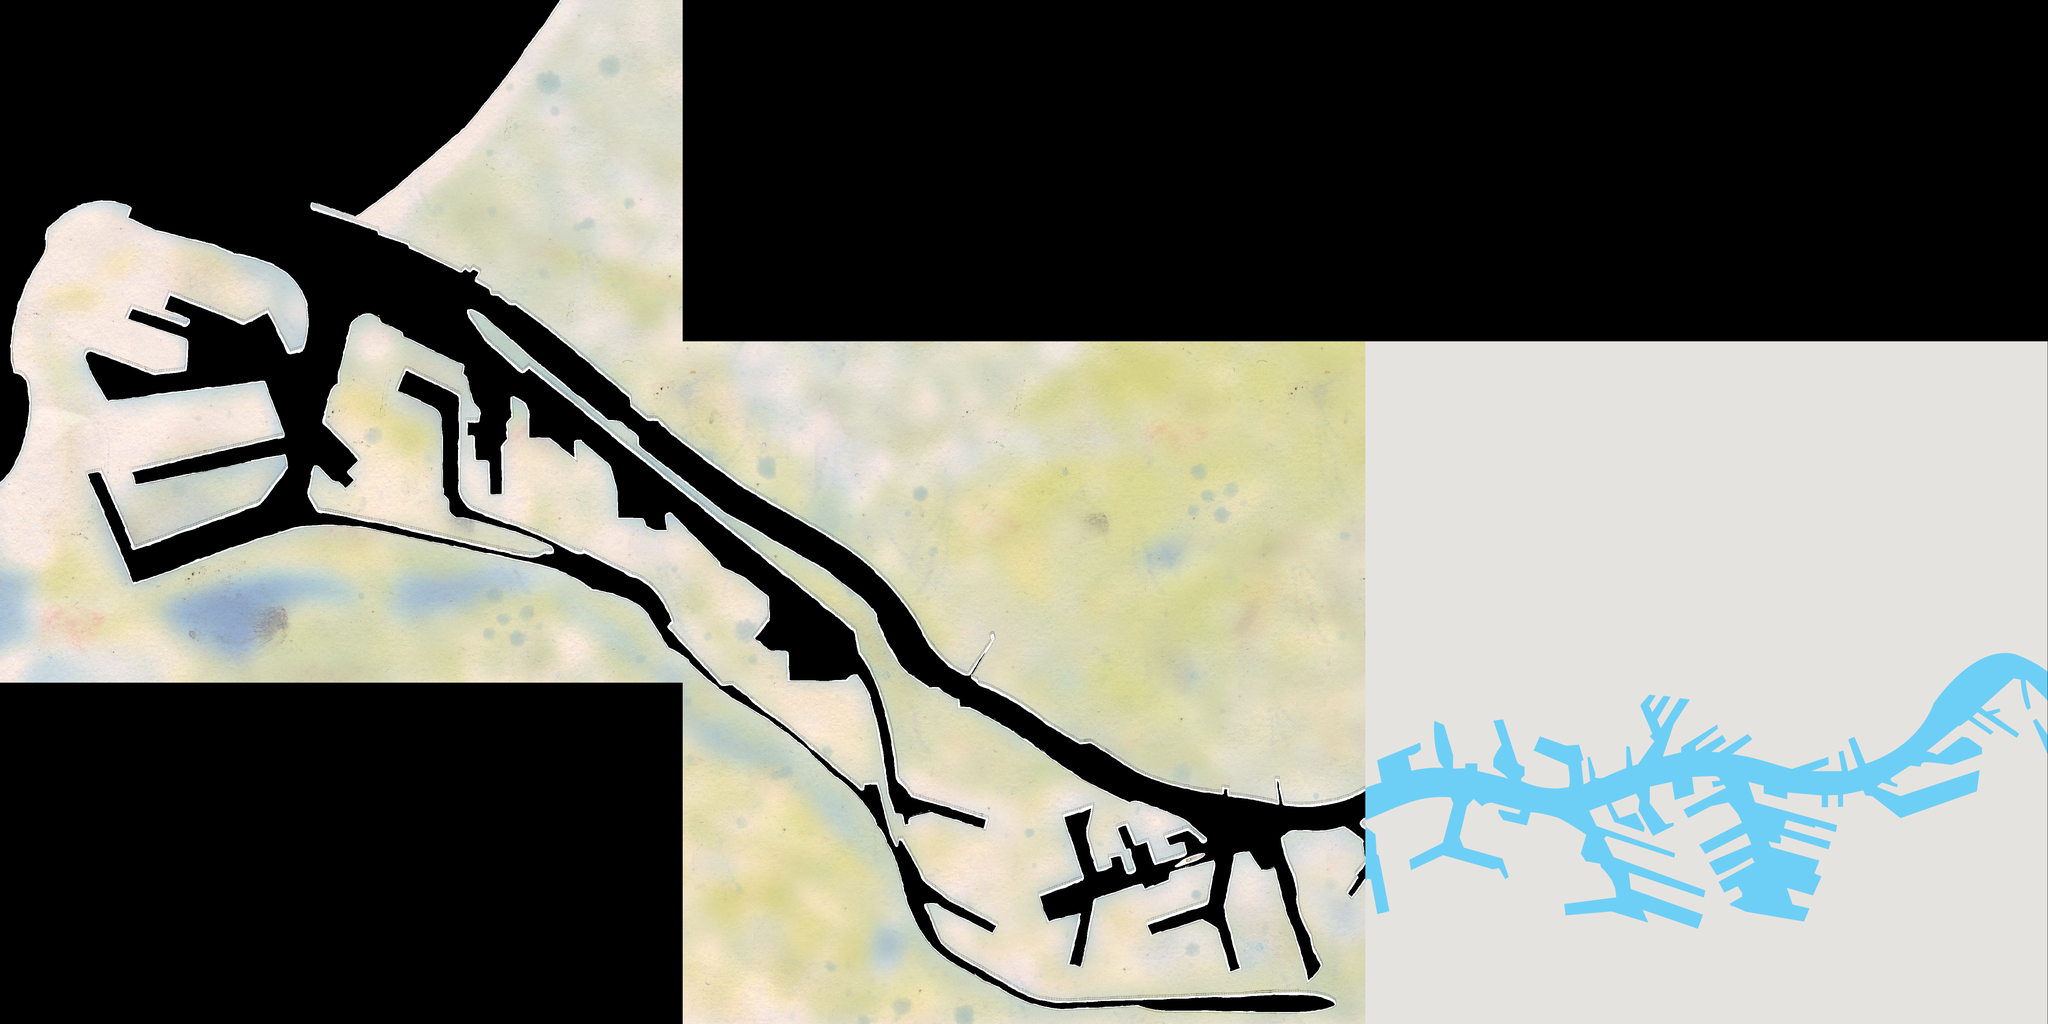

Tiled map render using the project's own tile images. Description and the map definition, with tile-layer contents summarised, below:
An orthogonal 6x3 tile map with 1024x1024 px tiles, 1 tile layer (sketchTiles), 1 hidden layer not drawn, 6 tilesets and 9 objects (mapStart, endpoint).

<map version="1.0" orientation="orthogonal" width="6" height="3" tilewidth="1024" tileheight="1024">
 <tileset firstgid="1" name="haven" tilewidth="1024" tileheight="1024">
  <image source="tile1.png" width="2048" height="2048" />
 </tileset>
 <tileset firstgid="5" name="haven2" tilewidth="1024" tileheight="1024">
  <image source="tile2.png" width="2048" height="2048" />
 </tileset>
 <tileset firstgid="9" name="haven3" tilewidth="1024" tileheight="1024">
  <image source="tile3.png" width="2048" height="2048" />
 </tileset>
 <tileset firstgid="13" name="sketch1" tilewidth="1024" tileheight="1024">
  <image source="tile1b.png" width="2048" height="2048" />
 </tileset>
 <tileset firstgid="17" name="sketch2" tilewidth="1024" tileheight="1024">
  <image source="tile2b.png" width="2048" height="2048" />
 </tileset>
 <tileset firstgid="21" name="sketch3" tilewidth="1024" tileheight="1024">
  <image source="tile3.png" width="2048" height="2048" />
 </tileset>
 <layer name="Tile Layer 1" width="6" height="3" visible="0">
  <data>[18 cells, 12 non-empty, 12 distinct tile ids]</data>
 </layer>
 <layer name="sketchTiles" width="6" height="3">
  <data>[18 cells, 12 non-empty, 12 distinct tile ids]</data>
 </layer>
 <objectgroup name="mapping" width="6" height="3">
  <object name="mapStart" x="1414" y="938" width="11" height="11" />
  <object name="endpoint" x="5858" y="2187" width="5" height="5" />
 </objectgroup>
 <objectgroup name="boundariesTile1" width="6" height="3">
  <object x="1685" y="6">
   <polyline points="0,0 -282,370 -609,642 -742,603 -752,618 -552,679 -548,694 -457,726 -453,735 -304,809 -292,793 -249,817 -257,833 -213,863 -213,873 -188,871 -157,898 -140,901 206,1181 210,1209 260,1249 287,1249 363,1315 364,5" />
  </object>
  <object x="2068" y="1492">
   <polyline points="0,0 -484,-398 -502,-384 -612,-474 -668,-558 -646,-560 -556,-488 -246,-228 -210,-230 -156,-182 -160,-160 16,-22 2,2" />
  </object>
  <object x="136" y="750">
   <polyline points="-132,1295 -132,291 10,-60 76,-114 142,-144 210,-144 254,-130 240,-98 332,-58 510,-12 560,14 664,36 720,68 754,104 780,156 780,172 788,216 768,294 732,300 668,176 590,214 372,126 348,176 428,208 422,218 256,168 238,202 418,270 416,358 326,370 134,296 118,314 178,452 654,398 716,554 254,660 272,706 716,620 720,652 638,756 272,892 168,660 122,670 266,1010 692,850 832,824 896,830 896,796 822,780 796,740 810,638 856,698 882,694 898,718 934,686 912,662 944,624 838,516 856,420 884,398 882,364 922,214 950,192 1000,202 1000,218 1068,250 1070,258 1252,350 1250,374 1266,384 1276,444 1298,480 1298,512 1264,510 1262,560 1280,562 1284,630 1324,634 1328,734 1376,732 1374,586 1388,568 1388,514 1400,500 1398,444 1430,456 1444,476 1446,568 1512,568 1594,632 1594,578 1604,576 1688,644 1714,720 1716,806 1792,806 1794,830 1814,842 1858,840 1862,796 1874,796 1911,827 1911,1296" />
  </object>
 </objectgroup>
 <objectgroup name="boundariesTile2" width="6" height="3">
  <object x="2047" y="1022">
   <polyline points="0,0 3,303 168,423 276,491 429,576 533,646 615,722 646,758 680,802 719,862 728,885 744,910 785,955 812,980 884,1018 885,1025 895,1028 937,1043 993,1073 1047,1108 1191,1204 1225,1201 1313,1258 1371,1293 1437,1320 1520,1339 1784,1386 1827,1389 1876,1391 1923,1385 1967,1378 2021,1358 2049,1344 2049,5" />
  </object>
  <object x="2051" y="3068">
   <polyline points="0,0 -4,-1489 95,-1392 105,-1371 181,-1333 251,-1276 255,-1216 211,-1159 259,-1112 308,-1112 312,-1031 485,-1027 515,-1045 539,-1013 565,-1057 533,-1105 530,-1110 516,-1182 18,-1578 32,-1598 128,-1526 270,-1445 423,-1357 517,-1286 575,-1228 592,-1171 617,-1122 667,-1050 735,-1003 761,-1003 807,-975 821,-972 822,-945 857,-944 953,-893 1061,-822 1175,-742 1283,-685 1335,-659 1343,-664 1354,-665 1379,-659 1458,-629 1504,-608 1526,-589 1564,-556 1563,-550 1559,-549 1516,-586 1442,-563 1452,-532 1496,-541 1505,-512 1418,-479 1395,-547 1360,-537 1335,-520 1352,-463 1348,-459 1333,-454 1315,-504 1277,-497 1284,-473 1245,-460 1213,-563 1230,-656 1137,-623 1194,-437 1064,-385 1091,-301 1189,-327 1151,-177 1195,-165 1239,-370 1373,-413 1379,-400 1461,-424 1462,-449 1591,-483 1569,-365 1388,-302 1401,-260 1555,-308 1601,-278 1635,-151 1673,-161 1626,-338 1626,-356 1657,-503 1691,-513 1732,-456 1772,-461 1790,-386 1815,-301 1825,-287 1872,-122 1917,-175 1889,-231 1884,-262 1852,-327 1843,-355 1840,-423 1832,-450 1809,-505 1797,-549 1824,-575 1849,-574 1896,-574 1941,-576 1981,-586 2032,-548 2040,-513 2044,-485 2014,-445 2021,-440 1987,-392 2006,-372 2052,-433 2063,-431 2084,-328 2119,-338 2079,-513 2076,-567 2036,-596 2035,-602 2121,-637 2126,-10" />
  </object>
 </objectgroup>
 <objectgroup name="boundariesTile3" width="6" height="3">
  <object x="4097" y="1024">
   <polyline points="0,0 1,1341 40,1326 49,1323 34,1255 119,1223 136,1287 169,1282 218,1279 296,1282 301,1281 300,1266 332,1266 336,1292 428,1312 425,1304 384,1275 383,1252 409,1210 434,1204 456,1265 474,1275 476,1279 477,1300 466,1313 466,1318 508,1335 580,1341 610,1335 612,1311 608,1272 505,1227 522,1186 604,1213 639,1211 653,1329 674,1319 687,1307 715,1311 817,1269 867,1198 854,1185 860,1178 884,1157 918,1164 891,1246 943,1234 946,1233 948,1217 973,1204 988,1214 989,1229 1051,1192 1067,1207 1038,1229 1038,1232 1064,1230 1100,1207 1126,1216 1100,1237 1227,1269 1279,1283 1386,1247 1386,1266 1338,1288 1427,1289 1448,1289 1504,1266 1557,1246 1577,1232 1596,1221 1627,1194 1632,1193 1668,1152 1694,1111 1708,1083 1755,1027 1810,974 1846,954 1894,937 1938,936 1990,956 2021,974 2042,989 2046,991 2046,2" />
  </object>
  <object x="6143" y="2016">
   <polyline points="0,0 0,85 -64,21 -68,21 -80,22 -101,18 -199,105 -224,131 -260,160 -270,161 -361,236 -337,243 -332,248 -261,197 -239,197 -199,225 -199,243 -288,280 -371,271 -380,279 -380,282 -413,281 -470,320 -497,331 -512,343 -442,371 -204,293 -212,357 -441,438 -524,373 -546,371 -554,355 -612,367 -658,369 -781,361 -779,381 -850,364 -851,342 -899,330 -879,391 -693,443 -697,466 -783,444 -792,465 -653,509 -658,530 -802,487 -805,490 -805,515 -840,508 -830,527 -685,563 -700,605 -678,612 -703,669 -783,646 -765,697 -716,708 -731,747 -905,719 -946,703 -952,695 -916,674 -916,666 -930,644 -971,660 -987,630 -881,573 -885,558 -991,609 -1014,575 -889,517 -890,511 -903,484 -1025,546 -1044,518 -916,455 -916,447 -955,391 -1008,401 -1077,437 -1090,414 -965,346 -970,339 -982,321 -992,313 -998,312 -1007,314 -1068,314 -1062,366 -1117,384 -1126,330 -1193,344 -1192,393 -1145,456 -1135,470 -1181,492 -1227,416 -1225,384 -1234,365 -1374,415 -1371,429 -1353,462 -1331,470 -1323,492 -1329,499 -1303,556 -1255,572 -1253,649 -1037,728 -1048,769 -1214,713 -1198,750 -1305,718 -1446,730 -1449,697 -1297,676 -1293,674 -1295,658 -1309,621 -1339,586 -1341,578 -1385,568 -1399,546 -1383,488 -1440,452 -1482,433 -1520,425 -1552,424 -1561,460 -1631,444 -1647,424 -1648,412 -1585,426 -1582,416 -1612,407 -1664,392 -1687,395 -1696,402 -1721,381 -1744,403 -1763,494 -1761,505 -1751,525 -1638,557 -1645,588 -1661,591 -1812,549 -1908,593 -1916,565 -1813,512 -1782,396 -1791,376 -1828,375 -1889,383 -2026,434 -2058,449 -2058,457 -2017,485 -2012,543 -1975,715 -2010,725 -2032,622 -2037,1052" />
  </object>
 </objectgroup>
</map>
